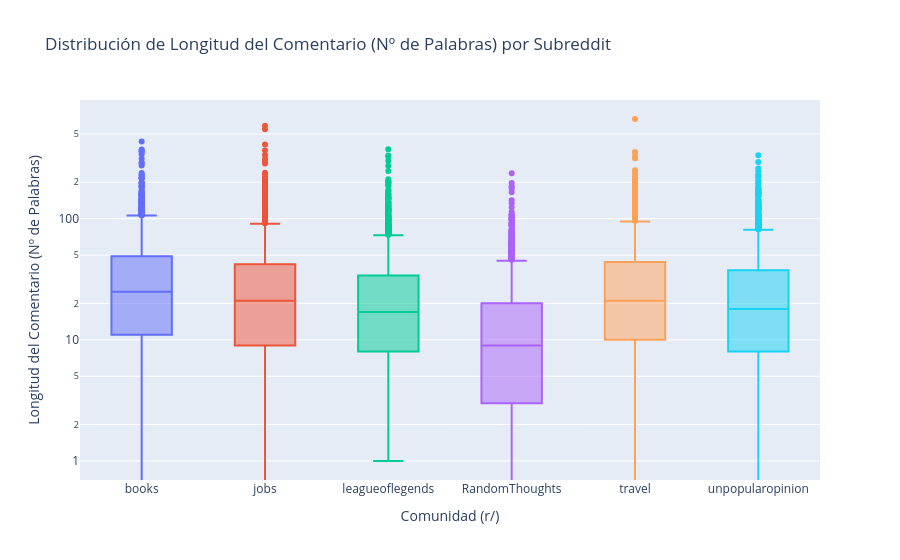

Here is the notebook cell this chart was saved with:
### Code cell
boxplot(lista_dataframes_metricas, metrica='palabras')

### Figure 1 — Plotly figure (JSON) as saved in the notebook; plotly's stock layout.template omitted (floating-point values rounded to 4 significant figures; data arrays with more than 128 entries replaced by an {"elided": "..."} marker saying what was removed)
{"data": [{"alignmentgroup": "True", "hovertemplate": "Comunidad (r/)=%{x}<br>Longitud del Comentario (Nº de Palabras)=%{y}<extra></extra>", "legendgroup": "books", "marker": {"color": "#636efa"}, "name": "books", "notched": false, "offsetgroup": "books", "orientation": "v", "showlegend": true, "type": "box", "x": {"elided": "2100 str values"}, "x0": " ", "xaxis": "x", "y": {"elided": "2100 int values"}, "y0": " ", "yaxis": "y"}, {"alignmentgroup": "True", "hovertemplate": "Comunidad (r/)=%{x}<br>Longitud del Comentario (Nº de Palabras)=%{y}<extra></extra>", "legendgroup": "jobs", "marker": {"color": "#EF553B"}, "name": "jobs", "notched": false, "offsetgroup": "jobs", "orientation": "v", "showlegend": true, "type": "box", "x": {"elided": "2100 str values"}, "x0": " ", "xaxis": "x", "y": {"elided": "2100 int values"}, "y0": " ", "yaxis": "y"}, {"alignmentgroup": "True", "hovertemplate": "Comunidad (r/)=%{x}<br>Longitud del Comentario (Nº de Palabras)=%{y}<extra></extra>", "legendgroup": "leagueoflegends", "marker": {"color": "#00cc96"}, "name": "leagueoflegends", "notched": false, "offsetgroup": "leagueoflegends", "orientation": "v", "showlegend": true, "type": "box", "x": {"elided": "2100 str values"}, "x0": " ", "xaxis": "x", "y": {"elided": "2100 int values"}, "y0": " ", "yaxis": "y"}, {"alignmentgroup": "True", "hovertemplate": "Comunidad (r/)=%{x}<br>Longitud del Comentario (Nº de Palabras)=%{y}<extra></extra>", "legendgroup": "RandomThoughts", "marker": {"color": "#ab63fa"}, "name": "RandomThoughts", "notched": false, "offsetgroup": "RandomThoughts", "orientation": "v", "showlegend": true, "type": "box", "x": {"elided": "2100 str values"}, "x0": " ", "xaxis": "x", "y": {"elided": "2100 int values"}, "y0": " ", "yaxis": "y"}, {"alignmentgroup": "True", "hovertemplate": "Comunidad (r/)=%{x}<br>Longitud del Comentario (Nº de Palabras)=%{y}<extra></extra>", "legendgroup": "travel", "marker": {"color": "#FFA15A"}, "name": "travel", "notched": false, "offsetgroup": "travel", "orientation": "v", "showlegend": true, "type": "box", "x": {"elided": "2100 str values"}, "x0": " ", "xaxis": "x", "y": {"elided": "2100 int values"}, "y0": " ", "yaxis": "y"}, {"alignmentgroup": "True", "hovertemplate": "Comunidad (r/)=%{x}<br>Longitud del Comentario (Nº de Palabras)=%{y}<extra></extra>", "legendgroup": "unpopularopinion", "marker": {"color": "#19d3f3"}, "name": "unpopularopinion", "notched": false, "offsetgroup": "unpopularopinion", "orientation": "v", "showlegend": true, "type": "box", "x": {"elided": "2100 str values"}, "x0": " ", "xaxis": "x", "y": {"elided": "2100 int values"}, "y0": " ", "yaxis": "y"}], "layout": {"boxmode": "overlay", "legend": {"title": {"text": "Comunidad (r/)"}, "tracegroupgap": 0}, "showlegend": false, "title": {"text": "Distribución de Longitud del Comentario (Nº de Palabras) por Subreddit"}, "xaxis": {"anchor": "y", "categoryarray": ["books", "jobs", "leagueoflegends", "RandomThoughts", "travel", "unpopularopinion"], "categoryorder": "array", "domain": [0, 1], "title": {"text": "Comunidad (r/)"}}, "yaxis": {"anchor": "x", "domain": [0, 1], "title": {"text": "Longitud del Comentario (Nº de Palabras)"}, "type": "log"}}}
